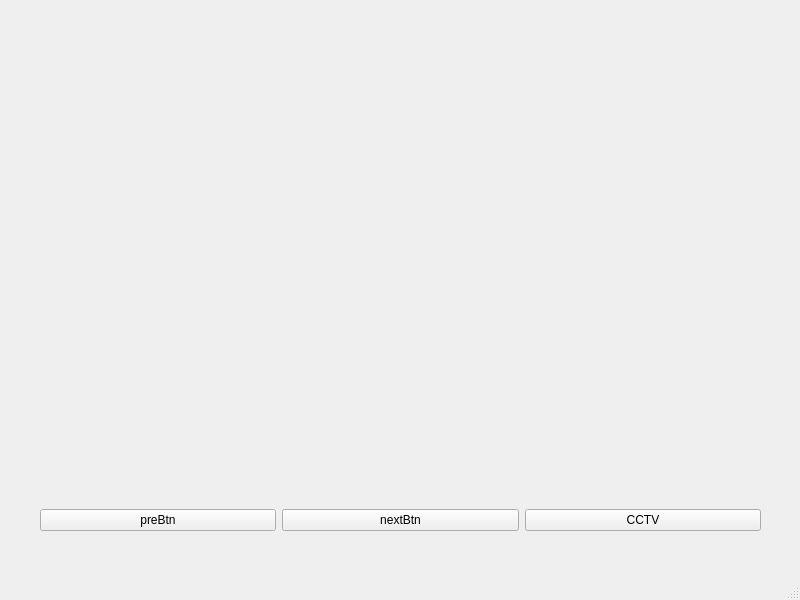
<?xml version="1.0" encoding="UTF-8"?>
<ui version="4.0">
 <class>MainWindow</class>
 <widget class="QMainWindow" name="MainWindow">
  <property name="geometry">
   <rect>
    <x>0</x>
    <y>0</y>
    <width>800</width>
    <height>600</height>
   </rect>
  </property>
  <property name="windowTitle">
   <string>MainWindow</string>
  </property>
  <widget class="QWidget" name="centralwidget">
   <widget class="QWidget" name="verticalLayoutWidget">
    <property name="geometry">
     <rect>
      <x>40</x>
      <y>60</y>
      <width>721</width>
      <height>471</height>
     </rect>
    </property>
    <layout class="QVBoxLayout" name="verticalLayout">
     <item>
      <widget class="QWidget" name="widget" native="true">
       <widget class="QLabel" name="pano">
        <property name="geometry">
         <rect>
          <x>0</x>
          <y>0</y>
          <width>711</width>
          <height>121</height>
         </rect>
        </property>
        <property name="text">
         <string>pano</string>
        </property>
       </widget>
      </widget>
     </item>
     <item>
      <widget class="Stackpage" name="stackedWidget"/>
     </item>
     <item>
      <layout class="QHBoxLayout" name="horizontalLayout">
       <item>
        <widget class="QPushButton" name="preBtn">
         <property name="text">
          <string>preBtn</string>
         </property>
        </widget>
       </item>
       <item>
        <widget class="QPushButton" name="nextBtn">
         <property name="text">
          <string>nextBtn</string>
         </property>
        </widget>
       </item>
       <item>
        <widget class="QPushButton" name="CCTV">
         <property name="text">
          <string>CCTV</string>
         </property>
        </widget>
       </item>
      </layout>
     </item>
    </layout>
   </widget>
  </widget>
  <widget class="QMenuBar" name="menubar">
   <property name="geometry">
    <rect>
     <x>0</x>
     <y>0</y>
     <width>800</width>
     <height>18</height>
    </rect>
   </property>
  </widget>
  <widget class="QStatusBar" name="statusbar"/>
 </widget>
 <customwidgets>
  <customwidget>
   <class>Stackpage</class>
   <extends>QStackedWidget</extends>
   <header>stackpage.h</header>
   <container>1</container>
  </customwidget>
 </customwidgets>
 <resources/>
 <connections/>
</ui>
